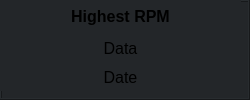
          <widget class="QFrame" name="frame_27">
           <property name="styleSheet">
            <string notr="true">background-color: rgb(35, 38, 41);</string>
           </property>
           <property name="frameShape">
            <enum>QFrame::Box</enum>
           </property>
           <property name="frameShadow">
            <enum>QFrame::Raised</enum>
           </property>
           <widget class="QWidget" name="verticalLayoutWidget_30">
            <property name="geometry">
             <rect>
              <x>0</x>
              <y>0</y>
              <width>241</width>
              <height>91</height>
             </rect>
            </property>
            <layout class="QVBoxLayout" name="verticalLayout_33">
             <item>
              <spacer name="verticalSpacer_30">
               <property name="orientation">
                <enum>Qt::Vertical</enum>
               </property>
               <property name="sizeHint" stdset="0">
                <size>
                 <width>20</width>
                 <height>40</height>
                </size>
               </property>
              </spacer>
             </item>
             <item>
              <widget class="QLabel" name="label_48">
               <property name="font">
                <font>
                 <pointsize>12</pointsize>
                 <weight>75</weight>
                 <bold>true</bold>
                </font>
               </property>
               <property name="text">
                <string>Highest RPM</string>
               </property>
               <property name="alignment">
                <set>Qt::AlignCenter</set>
               </property>
              </widget>
             </item>
             <item>
              <spacer name="verticalSpacer_31">
               <property name="orientation">
                <enum>Qt::Vertical</enum>
               </property>
               <property name="sizeHint" stdset="0">
                <size>
                 <width>20</width>
                 <height>40</height>
                </size>
               </property>
              </spacer>
             </item>
             <item>
              <widget class="QLabel" name="highRPMLabel">
               <property name="font">
                <font>
                 <pointsize>12</pointsize>
                </font>
               </property>
               <property name="text">
                <string>Data</string>
               </property>
               <property name="alignment">
                <set>Qt::AlignCenter</set>
               </property>
              </widget>
             </item>
             <item>
              <widget class="QPushButton" name="highRPMDateButton">
               <property name="font">
                <font>
                 <pointsize>12</pointsize>
                </font>
               </property>
               <property name="text">
                <string>Date</string>
               </property>
               <property name="flat">
                <bool>true</bool>
               </property>
              </widget>
             </item>
            </layout>
           </widget>
          </widget>
